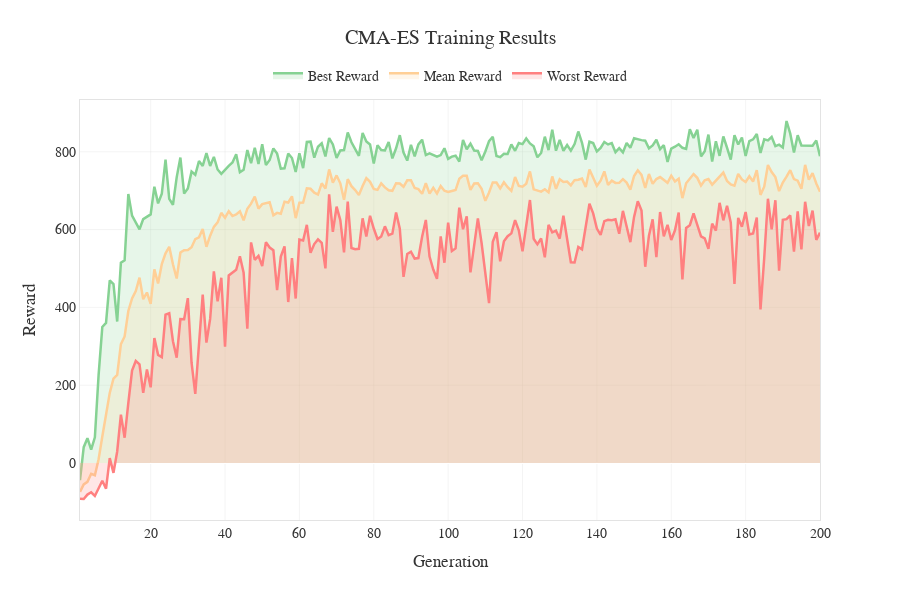

Notebook source saved alongside this figure:
### Code cell
metrics = pd.read_csv('checkpoints/cma/cma_es_metrics.csv')
plot_cma_es_results(metrics, colors=['#86D293', '#FFCF96', '#FF8080'], metric_columns=['best_reward', 'mean_reward', 'worst_reward'])

### Figure 1 — Plotly figure (JSON) as saved in the notebook; plotly's stock layout.template omitted (floating-point values rounded to 4 significant figures; data arrays with more than 128 entries replaced by an {"elided": "..."} marker saying what was removed)
{"data": [{"fill": "tozeroy", "fillcolor": "rgba(134, 210, 147, 0.2)", "hovertemplate": "%{y} en Generation %{x}<extra></extra>", "line": {"color": "#86D293", "width": 2.5}, "mode": "lines", "name": "Best Reward", "type": "scatter", "x": {"elided": "200 int values"}, "y": {"elided": "200 float values"}}, {"fill": "tozeroy", "fillcolor": "rgba(255, 207, 150, 0.2)", "hovertemplate": "%{y} en Generation %{x}<extra></extra>", "line": {"color": "#FFCF96", "width": 2.5}, "mode": "lines", "name": "Mean Reward", "type": "scatter", "x": {"elided": "200 int values"}, "y": {"elided": "200 float values"}}, {"fill": "tozeroy", "fillcolor": "rgba(255, 128, 128, 0.2)", "hovertemplate": "%{y} en Generation %{x}<extra></extra>", "line": {"color": "#FF8080", "width": 2.5}, "mode": "lines", "name": "Worst Reward", "type": "scatter", "x": {"elided": "200 int values"}, "y": {"elided": "200 float values"}}], "layout": {"font": {"color": "#333333", "family": "Helvetica, Arial, sans-serif", "size": 14}, "height": 600, "legend": {"bgcolor": "rgba(255,255,255,0)", "bordercolor": "rgba(0,0,0,0)", "font": {"size": 14}, "orientation": "h", "title": {"font": {"size": 16}, "text": ""}, "x": 0.5, "xanchor": "center", "y": 1.02, "yanchor": "bottom"}, "paper_bgcolor": "white", "plot_bgcolor": "white", "title": {"font": {"color": "#333333", "size": 20}, "text": "CMA-ES Training Results", "x": 0.5, "xanchor": "center", "y": 0.95, "yanchor": "top"}, "width": 900, "xaxis": {"gridcolor": "rgba(200,200,200,0.2)", "linecolor": "rgba(200,200,200,0.5)", "linewidth": 1, "mirror": true, "showgrid": true, "title": {"text": "Generation"}}, "yaxis": {"gridcolor": "rgba(200,200,200,0.2)", "linecolor": "rgba(200,200,200,0.5)", "linewidth": 1, "mirror": true, "showgrid": true, "title": {"text": "Reward"}}}}
